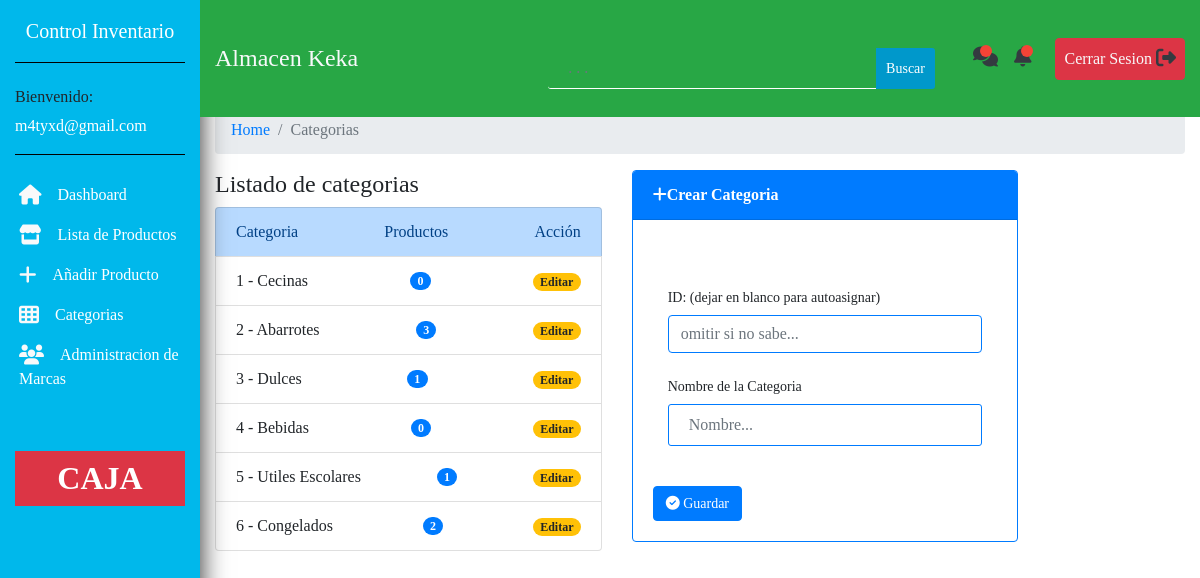
The page /categorias.php (signed in) on the database its author committed.
### tables this page shows
CREATE TABLE IF NOT EXISTS `categorias` (
  `id_categoria` int(250) NOT NULL AUTO_INCREMENT,
  `nombre_categoria` varchar(500) NOT NULL,
  PRIMARY KEY (`id_categoria`)
);

### categorias.php (the view, shortened to what this page needs)
<?php
include("conexion.php");
include("includes/header.php");
?>
<section>
    <div class="container-fluid w-auto">
        <div class="row">
            <div class="col-xl-10 col-lg-9 col-md-9 mt-5 ml-auto mb-2">
                <nav aria-label="breadcrumb">
                        <ol class="breadcrumb">
                        <li class="breadcrumb-item"><a href="#">Home</a></li>
                        <li class="breadcrumb-item active" aria-current="page">Categorias</li>
                        </ol>
                </nav>
            <div class="row">
            <div class="col-xl-5 col-md-6 col-sm-5">
                <h4>Listado de categorias</h3>
                <ul class="list-group">
                    <li class="list-group-item list-group-item-primary d-flex justify-content-between align-items-center">
                        <span>Categoria</span>
                        <span>Productos</span>
                        <span>Acción</span>
                    </li>
             <?php
            $query_categorias = "SELECT * FROM categorias";
            $res = $link->query($query_categorias);
            while($mostrar=$res->fetch_assoc()){
                $id = $mostrar['id_categoria'];
                $query_productos = "SELECT * FROM productos WHERE cod_categoria=$id";
                $result = mysqli_query($link,$query_productos);
                $rcount = mysqli_num_rows($result);
            ?>
                    <li class="list-group-item d-flex justify-content-between align-items-center">
                    <?php echo $mostrar['id_categoria'] ?> - <?php echo $mostrar['nombre_categoria'] ?>
                        <span class="badge badge-primary badge-pill"><?php echo $rcount; ?></span>
                        <a href="editar_categoria.php?id_categoria='<?php echo $id ?>'"><span class="badge badge-warning badge-pill">Editar</span></a>
                    </li>
                 <?php } ?>
                </ul>
            </div>
            <div class="col-xl-5 col-md-6 col-sm-7">
                <div class="card border-primary">
                    <div class="card-header bg-primary text-white">
                        <strong><i class="fa fa-plus"></i>Crear Categoria</strong>
                    </div>
                    <div class="card-body">
                        <form action="crear_categoria.php" method="post">
                            <div class="form-group col-auto">
                                <label for="id_categoria" class="col-form-label">ID: (dejar en blanco para autoasignar)</label>
                                <input type="number" class="form-control border border-primary" id="id_categoria" name="id_categoria" placeholder="omitir si no sabe...">
                            </div>
                            <div class="form-group col-auto">
                                <label for="nombre_categoria" class="col-form-label">Nombre de la Categoria</label>
                                <input type="text" class="form-control border border-primary" id="nombre_categoria" name="nombre_categoria" placeholder="Nombre..." required>
                            </div>
                            <button type="submit" class="btn btn-primary"><i class="fa fa-check-circle"></i> Guardar</button>
                        </form>
                    </div>
                </div>
            </div>
        </div>
            </div>
        </div>
    </div>
</section>
<?php include("includes/footer.php");
?>

### assets/style.css (style rules this page uses)
body { font-family: 'Tahoma'!important; background-color: white; }
.btn { font-size: 14px; margin-top:20px; }
form { padding-top: 10px; font-size: 14px; margin-top: 30px; }
input[type="text"], input[type="password"] { outline: none; padding: 20px; display: block; width: 100%; border-radius: 3px; border: 2; height: 40px; border-bottom: 1.5px solid #fff; margin-bottom: 20px; }
input[type="number"] { border: 1; }

### rows shown on the page
categorias: id_categoria "1", nombre_categoria "Cecinas", rcount "0"
categorias: id_categoria "2", nombre_categoria "Abarrotes", rcount "3"
categorias: id_categoria "3", nombre_categoria "Dulces", rcount "1"
categorias: id_categoria "4", nombre_categoria "Bebidas", rcount "0"
categorias: id_categoria "5", nombre_categoria "Utiles Escolares", rcount "1"
categorias: id_categoria "6", nombre_categoria "Congelados", rcount "2"

### other values the page prints
$_SESSION['email'] "m4tyxd@gmail.com"
